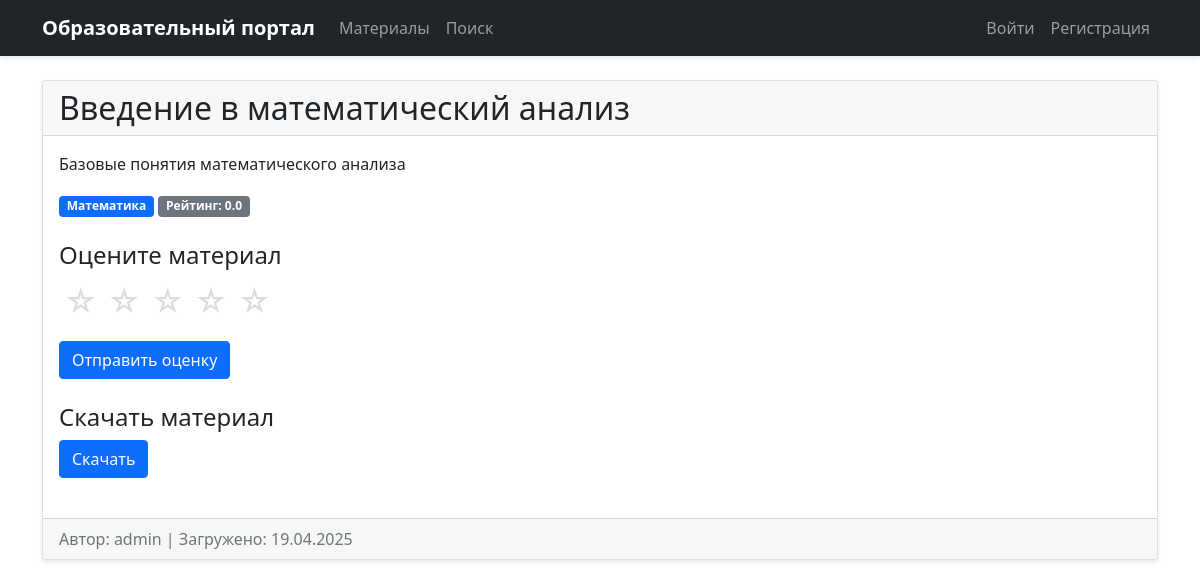
/materials/1, run on the app's committed database.
### app/models/material.py (models this page shows, shortened)
class Material(db.Model):
    __tablename__ = 'materials'
    id = db.Column(db.Integer, primary_key=True)
    title = db.Column(db.String(120), nullable=False)
    description = db.Column(db.Text)
    file_url = db.Column(db.String(500))  # Ссылка на Google Drive
    status = db.Column(db.String(20), default='unapproved')  # unapproved/approved/rejected
    created_at = db.Column(db.DateTime, default=datetime.utcnow)
    author_id = db.Column(db.Integer, db.ForeignKey('users.id'), nullable=False)
    category_id = db.Column(db.Integer, db.ForeignKey('categories.id'))
    ratings = db.relationship('Rating', backref='material', lazy='dynamic')
    def average_rating(self):
        ratings = self.ratings.all()
        if not ratings:
            return 0
        return sum(rating.value for rating in ratings) / len(ratings)

### app/models/category.py (models this page shows, shortened)
class Category(db.Model):
    __tablename__ = 'categories'
    id = db.Column(db.Integer, primary_key=True)
    name = db.Column(db.String(50), unique=True, nullable=False)
    materials = db.relationship('Material', backref='category', lazy=True)

### app/models/user.py (models this page shows, shortened)
class User(UserMixin, db.Model):
    __tablename__ = 'users'
    id = db.Column(db.Integer, primary_key=True)
    username = db.Column(db.String(64), unique=True, nullable=False)
    password_hash = db.Column(db.String(128))
    role = db.Column(db.String(20), default='user')  # user/moderator/admin
    materials = db.relationship('Material', backref='author', lazy=True)
    ratings = db.relationship('Rating', backref='user', lazy=True)

### app/routes/material_routes.py (the view)
@bp.route('/materials/<int:id>')
def detail(id):
    material = Material.query.get_or_404(id)
    form = RatingForm()
    return render_template('materials/detail.html', material=material, form=form)

### app/templates/materials/detail.html (shortened to what this page needs)
{% extends "base.html" %}
{% block content %}
<div class="card">
    <div class="card-header">
        <h2 class="mb-0">{{ material.title }}</h2>
    </div>
    <div class="card-body">
        <div class="mb-4">
            <p class="card-text">{{ material.description }}</p>
            <div class="mb-2">
                <span class="badge bg-primary">{{ material.category.name }}</span>
                <span class="badge bg-secondary">Рейтинг: {{ "%.1f"|format(material.average_rating()) }}</span>
            </div>
        </div>
        <div class="mb-4">
            <h4>Оцените материал</h4>
            <form id="rating-form" method="POST" action="{{ url_for('material.rate', id=material.id) }}">
                <div class="rating mb-3">
                    {% for i in range(5, 0, -1) %}
                        <label for="star{{ i }}" title="{{ i }} звезд">☆</label>
                    {% endfor %}
                </div>
                <button type="submit" class="btn btn-primary">Отправить оценку</button>
            </form>
        </div>
        <div class="mb-4">
            <h4>Скачать материал</h4>
            <a href="{{ material.file_url }}" class="btn btn-primary" target="_blank">
                 Скачать
            </a>
        </div>
    </div>
    <div class="card-footer text-muted">
        Автор: {{ material.author.username }} |
        Загружено: {{ material.created_at.strftime('%d.%m.%Y') }}
    </div>
</div>
{% endblock %}

### app/static/css/main.css (style rules this page uses)
body { background-color: #f8f9fa; }
.card { box-shadow: 0 2px 4px rgba(0, 0, 0, 0.1); transition: transform 0.2s; }
.btn { border-radius: 4px; }
.btn-primary { background-color: #007bff; border-color: #007bff; }
.card-header { background-color: #fff; border-bottom: 1px solid rgba(0, 0, 0, 0.125); }
.card-footer { background-color: #fff; border-top: 1px solid rgba(0, 0, 0, 0.125); }
.rating { display: flex; flex-direction: row-reverse; justify-content: flex-end; }
.rating label { font-size: 2em; color: #ddd; cursor: pointer; padding: 0 5px; }
.badge { padding: 0.5em 0.75em; font-weight: 500; }

### app/templates/materials/detail.html (style rules this page uses)
.rating { display: flex; flex-direction: row-reverse; justify-content: flex-end; }
.rating label { font-size: 2em; color: #ddd; cursor: pointer; padding: 0 5px; }

### data on the page
Material: title "Введение в математический анализ", description "Базовые понятия математического анализа", created_at "19.04.2025"
Category: category.name "Математика"
User: author.username "admin"

### other printed values
{{ "%.1f"|format(material.average_rating()) }} "0.0"
